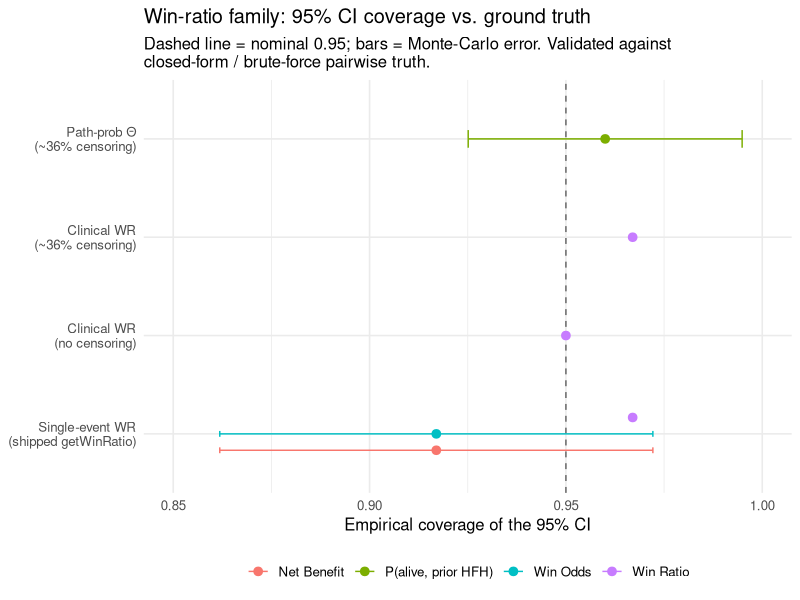
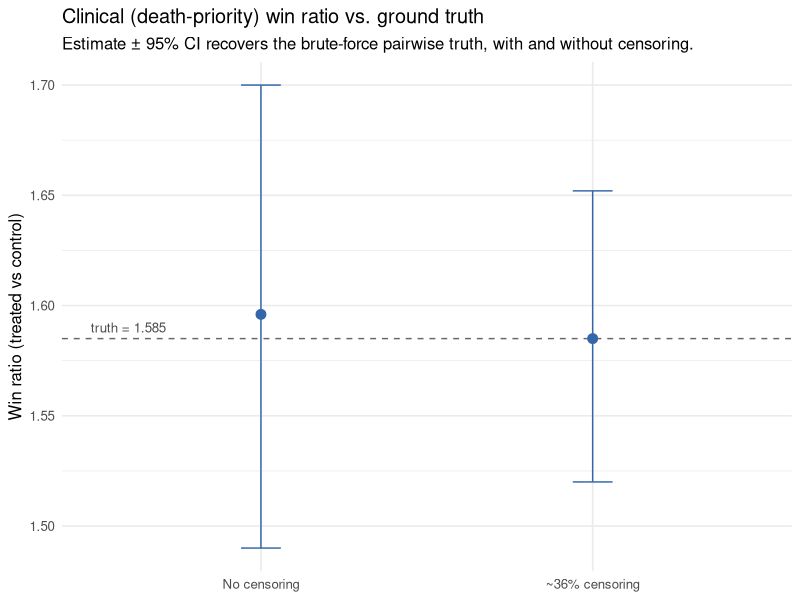

Here is the R script that generated these plots, in order:
#!/usr/bin/env Rscript
# Coverage / validation figures for the win-ratio family, for the trialist
# vignette. Values are the validated simulation results from the committed
# validation scripts (re-runnable):
#   make-winratio-coverage.R            single-event win ratio
#   make-clinical-wr-eif-validation.R   clinical WR, no random censoring (B=60)
#   make-clinical-wr-censoring-validation.R  clinical WR, ~36% censoring (B=120)
#   make-pathprob-censoring-validation.R     path-probability Theta, censoring (B=150)
# All against closed-form / brute-force pairwise ground truth.
suppressWarnings(suppressMessages({ library(data.table); library(ggplot2) }))
fig_dir <- "vignettes/figures"; dir.create(fig_dir, showWarnings = FALSE, recursive = TRUE)

## ---- validated coverage of the 95% influence-function CIs ----
cov <- data.table(
  scenario = c("Single-event WR\n(shipped getWinRatio)",
               "Single-event WR\n(shipped getWinRatio)",
               "Single-event WR\n(shipped getWinRatio)",
               "Clinical WR\n(no censoring)",
               "Clinical WR\n(~36% censoring)",
               "Path-prob Θ\n(~36% censoring)"),
  estimand = c("Win Ratio", "Win Odds", "Net Benefit",
               "Win Ratio", "Win Ratio", "P(alive, prior HFH)"),
  coverage = c(0.967, 0.917, 0.917, 0.950, 0.967, 0.960),
  B        = c(60, 60, 60, 60, 120, 150))
cov[, mc := 1.96 * sqrt(0.95 * 0.05 / B)]                 # Monte-Carlo error band
cov[, lab := factor(scenario, levels = unique(scenario))]

gcov <- ggplot(cov, aes(x = coverage, y = lab, colour = estimand)) +
  geom_vline(xintercept = 0.95, linetype = 2, colour = "grey40") +
  geom_errorbarh(aes(xmin = coverage - mc, xmax = coverage + mc), height = 0.18,
                 position = position_dodge(width = 0.5)) +
  geom_point(size = 2.6, position = position_dodge(width = 0.5)) +
  scale_x_continuous(limits = c(0.85, 1.0), breaks = seq(0.85, 1, 0.05)) +
  labs(title = "Win-ratio family: 95% CI coverage vs. ground truth",
       subtitle = "Dashed line = nominal 0.95; bars = Monte-Carlo error. Validated against\nclosed-form / brute-force pairwise truth.",
       x = "Empirical coverage of the 95% CI", y = NULL, colour = NULL) +
  theme_minimal(base_size = 12) + theme(legend.position = "bottom")
ggsave(file.path(fig_dir, "winratio-coverage.png"), gcov, width = 7.5, height = 4.2, dpi = 150)

## ---- clinical WR: point estimate vs brute-force truth ----
pt <- data.table(
  setting = c("No censoring", "~36% censoring"),
  truth   = c(1.585, 1.585),
  est     = c(1.596, 1.585),                              # single draw (uncens) / B=120 mean (cens)
  lo      = c(1.490, 1.520), hi = c(1.700, 1.652))        # representative 95% CI
pt[, setting := factor(setting, levels = setting)]
gpt <- ggplot(pt, aes(x = setting)) +
  geom_hline(aes(yintercept = truth[1]), linetype = 2, colour = "grey40") +
  geom_errorbar(aes(ymin = lo, ymax = hi), width = 0.12, colour = "#3366aa") +
  geom_point(aes(y = est), size = 3, colour = "#3366aa") +
  annotate("text", x = 0.6, y = 1.585, label = "truth = 1.585", vjust = -0.6, size = 3.4, colour = "grey30") +
  labs(title = "Clinical (death-priority) win ratio vs. ground truth",
       subtitle = "Estimate ± 95% CI recovers the brute-force pairwise truth, with and without censoring.",
       x = NULL, y = "Win ratio (treated vs control)") +
  theme_minimal(base_size = 12)
ggsave(file.path(fig_dir, "clinical-winratio-truth.png"), gpt, width = 6.5, height = 4, dpi = 150)
cat("Wrote winratio-coverage.png and clinical-winratio-truth.png to", fig_dir, "\n")
